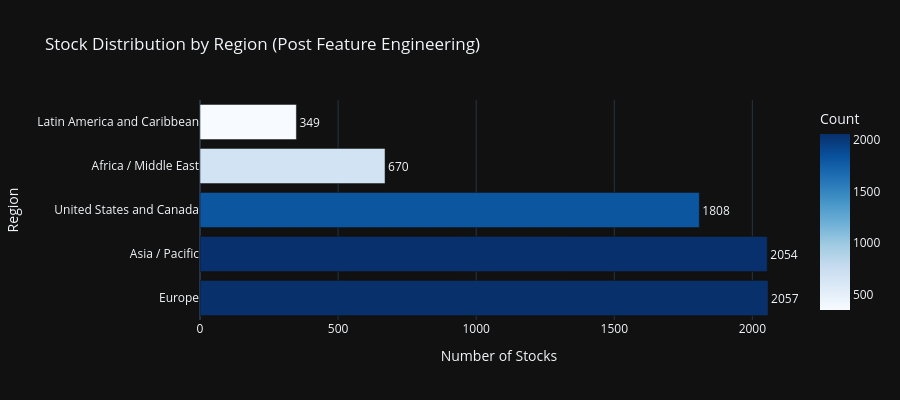
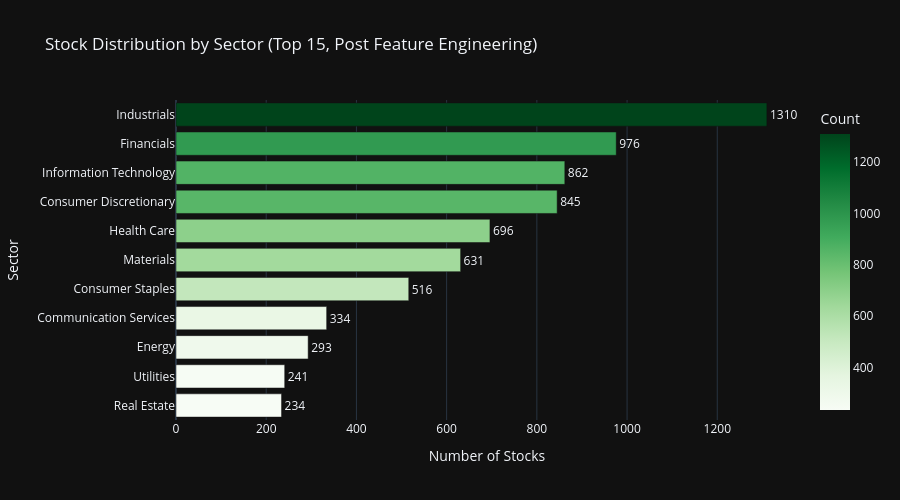
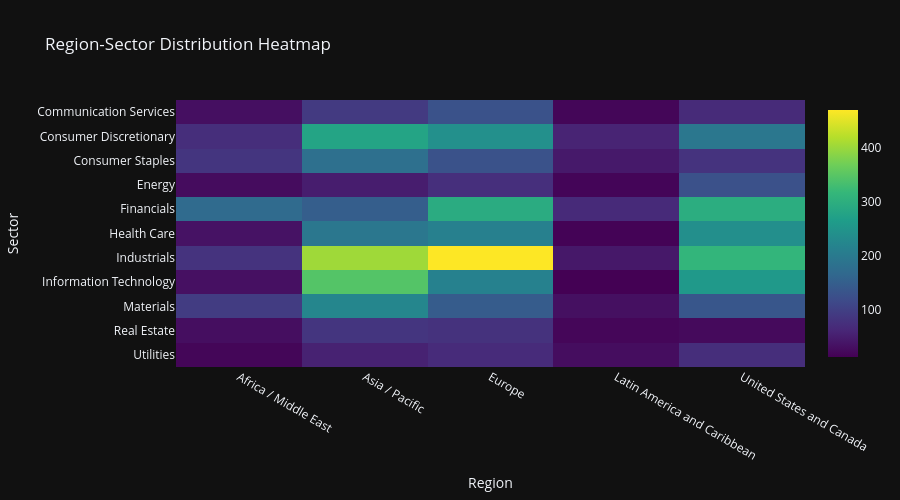
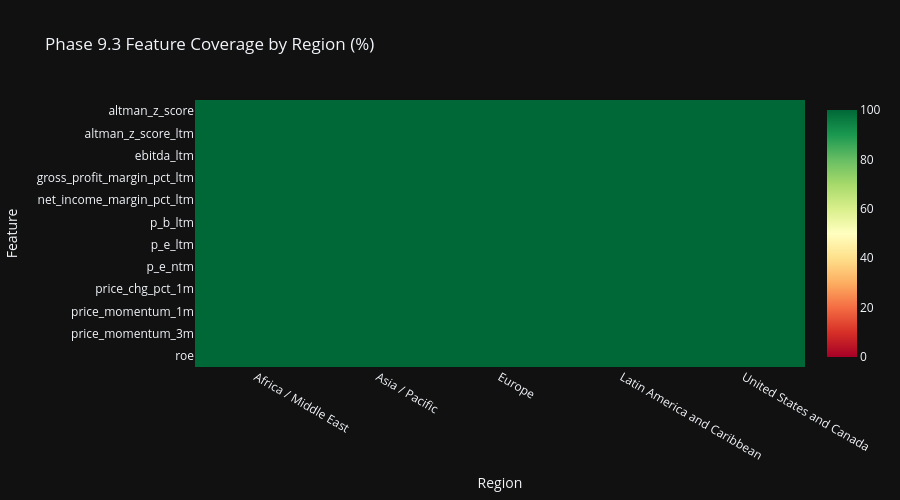

The cell these charts' notebook holds for them, in order:
### Markdown cell above
## Cell 7: Region & Sector Analytics with Feature Coverage

Section 17 compliant Plotly visualizations with dark theme.
Enhanced with Phase 9.3 feature analytics by region and sector.

### Code cell
# ============================================================================
# Cell 7: Region & Sector Analytics with Feature Coverage
# ============================================================================

print('=' * 80)
print('REGION & SECTOR ANALYTICS WITH FEATURE COVERAGE')
print('=' * 80)

# Use all_stocks_features (post feature engineering) for analytics
df_analytics = all_stocks_preprocessed

# Region distribution
if 'region' in df_analytics.columns:
    region_counts = df_analytics['region'].value_counts().reset_index()
    region_counts.columns = ['Region', 'Count']
    region_counts['Percentage'] = (region_counts['Count'] / region_counts['Count'].sum() * 100).round(1)

    fig_region = px.bar(
            region_counts,
            x='Count',
            y='Region',
            orientation='h',
            title='Stock Distribution by Region (Post Feature Engineering)',
            template=PLOTLY_TEMPLATE,
            color='Count',
            color_continuous_scale='Blues',
            text='Count',
            )
    fig_region.update_traces(
            textposition='outside',
            hovertemplate='<b>%{y}</b><br>Count: %{x}<br>Percentage: %{customdata[0]:.1f}%',
            customdata=region_counts[['Percentage']].values
            )
    fig_region.update_layout(
            xaxis_title='Number of Stocks',
            yaxis_title='Region',
            height=400,
            showlegend=False,
            )
    fig_region.show()

# Sector distribution (using TOP_N_SECTORS constant)
if 'sector' in df_analytics.columns:
    sector_counts = df_analytics['sector'].value_counts().head(TOP_N_SECTORS).reset_index()
    sector_counts.columns = ['Sector', 'Count']
    sector_counts['Percentage'] = (sector_counts['Count'] / len(df_analytics) * 100).round(1)

    fig_sector = px.bar(
            sector_counts.sort_values('Count'),
            x='Count',
            y='Sector',
            orientation='h',
            title=f'Stock Distribution by Sector (Top {TOP_N_SECTORS}, Post Feature Engineering)',
            template=PLOTLY_TEMPLATE,
            color='Count',
            color_continuous_scale='Greens',
            text='Count',
            )
    fig_sector.update_traces(
            textposition='outside',
            hovertemplate='<b>%{y}</b><br>Count: %{x}<br>Percentage: %{customdata[0]:.1f}%',
            customdata=sector_counts.sort_values('Count')[['Percentage']].values
            )
    fig_sector.update_layout(
            xaxis_title='Number of Stocks',
            yaxis_title='Sector',
            height=500,
            showlegend=False,
            )
    fig_sector.show()

# Region-Sector Heatmap
if 'region' in df_analytics.columns and 'sector' in df_analytics.columns:
    cross_tab = pd.crosstab(
            df_analytics['sector'],
            df_analytics['region']
            ).head(12)

    fig_heatmap = px.imshow(
            cross_tab,
            title='Region-Sector Distribution Heatmap',
            template=PLOTLY_TEMPLATE,
            color_continuous_scale='Viridis',
            aspect='auto',
            )
    fig_heatmap.update_layout(
            xaxis_title='Region',
            yaxis_title='Sector',
            height=500,
            )
    fig_heatmap.show()

print('\n✓ Distribution visualizations complete')

# ============================================================================
# Feature Coverage Analytics by Region and Sector
# ============================================================================
print('\n' + '=' * 80)
print('📊 PHASE 9.3 FEATURE ANALYTICS BY REGION & SECTOR')
print('=' * 80)

# Define key Phase 9.3 features for analysis (schema-driven from PHASE93_FEATURE_INPUTS)
# Select representative features from each category for coverage analysis
key_phase93_features = (
        PHASE93_FEATURE_INPUTS.get('profitability', [])[:3] +  # ROE, ROA metrics
        PHASE93_FEATURE_INPUTS.get('valuation', [])[:3] +  # P/E, EV/EBITDA metrics
        PHASE93_FEATURE_INPUTS.get('momentum', [])[:3] +  # Price momentum metrics
        PHASE93_FEATURE_INPUTS.get('quality_risk', [])[:2]  # Altman Z-Score, current ratio
)
# Map input columns to engineered feature names where applicable
feature_mapping = {
    'return_on_equity_pct_ltm': 'roe',
    'return_on_assets_roa_pct_ltm': 'roa',
    'p_e_ltm': 'p_e_ratio',
    'p_e_ntm': 'p_e_ratio',
    'ev_ebitda_ltm': 'ev_ebitda_ratio',
    'altman_z_score_ltm': 'altman_z_score',
    'price_chg_pct_1m': 'price_momentum_1m',
    'price_chg_pct_3m': 'price_momentum_3m',
    }
# Build list using both raw and engineered feature names
available_phase93 = list(set([
                                 f for f in key_phase93_features if f in df_analytics.columns
                                 ] + [
                                 feature_mapping.get(f, f) for f in key_phase93_features
                                 if feature_mapping.get(f, f) in df_analytics.columns
                                 ]))[:12]  # Limit to 12 for visualization clarity

if available_phase93 and 'region' in df_analytics.columns:
    print(f'\n📍 Feature Coverage by Region ({len(available_phase93)} key features):')

    # Calculate non-null percentage per region for each feature
    region_coverage_data = []
    for region in df_analytics['region'].unique():
        region_df = df_analytics[df_analytics['region'] == region]
        region_count = len(region_df)

        for feat in available_phase93:
            non_null = region_df[feat].notna().sum()
            coverage_pct = (non_null / region_count * 100) if region_count > 0 else 0
            region_coverage_data.append({
                'Region': region,
                'Feature': feat,
                'Coverage %': round(coverage_pct, 1),
                'Non-Null': non_null,
                'Total': region_count
                })

    region_coverage_df = pd.DataFrame(region_coverage_data)

    # Pivot for heatmap
    region_pivot = region_coverage_df.pivot(index='Feature', columns='Region', values='Coverage %')

    fig_region_coverage = px.imshow(
            region_pivot,
            title='Phase 9.3 Feature Coverage by Region (%)',
            template=PLOTLY_TEMPLATE,
            color_continuous_scale='RdYlGn',
            zmin=0, zmax=100,
            aspect='auto',
            )
    fig_region_coverage.update_layout(
            xaxis_title='Region',
            yaxis_title='Feature',
            height=500,
            )
    fig_region_coverage.show()

if available_phase93 and 'sector' in df_analytics.columns:
    print(f'\n🏢 Feature Coverage by Sector (Top 10 sectors, {len(available_phase93)} key features):')

    # Get top 10 sectors by count
    top_sectors = df_analytics['sector'].value_counts().head(10).index.tolist()

    # Calculate non-null percentage per sector for each feature
    sector_coverage_data = []
    for sector in top_sectors:
        sector_df = df_analytics[df_analytics['sector'] == sector]
        sector_count = len(sector_df)

        for feat in available_phase93:
            non_null = sector_df[feat].notna().sum()
            coverage_pct = (non_null / sector_count * 100) if sector_count > 0 else 0
            sector_coverage_data.append({
                'Sector': str(sector)[:25],  # Truncate long names
                'Feature': feat,
                'Coverage %': round(coverage_pct, 1),
                'Non-Null': non_null,
                'Total': sector_count
                })

    sector_coverage_df = pd.DataFrame(sector_coverage_data)

    # Pivot for heatmap
    sector_pivot = sector_coverage_df.pivot(index='Feature', columns='Sector', values='Coverage %')

    fig_sector_coverage = px.imshow(
            sector_pivot,
            title='Phase 9.3 Feature Coverage by Sector (%)',
            template=PLOTLY_TEMPLATE,
            color_continuous_scale='RdYlGn',
            zmin=0, zmax=100,
            aspect='auto',
            )
    fig_sector_coverage.update_layout(
            xaxis_title='Sector',
            yaxis_title='Feature',
            height=600,
            )
    fig_sector_coverage.show()

# Feature statistics by region
if available_phase93 and 'region' in df_analytics.columns:
    print(f'\n📊 Key Feature Statistics by Region:')

    # Select 3 key features for detailed statistics
    stat_features = ['roe', 'price_momentum_1m', 'debt_to_equity']
    stat_features = [f for f in stat_features if f in df_analytics.columns]

    if stat_features:
        region_stats = df_analytics.groupby('region')[stat_features].agg(['mean', 'median', 'std']).round(3)
        print(region_stats.to_string())

        # Box plot for ROE by region (if available)
        if 'roe' in df_analytics.columns:
            fig_roe_region = px.box(
                    df_analytics[df_analytics['roe'].notna()],
                    x='region',
                    y='roe',
                    title='Return on Equity (ROE) Distribution by Region',
                    template=PLOTLY_TEMPLATE,
                    color='region',
                    )
            fig_roe_region.update_layout(
                    xaxis_title='Region',
                    yaxis_title='ROE',
                    height=450,
                    showlegend=False,
                    )
            fig_roe_region.show()

print('\n✓ Feature analytics by region and sector complete')

### Figure 1 — Plotly figure (JSON) as saved in the notebook; plotly's stock layout.template omitted (floating-point values rounded to 4 significant figures)
{"data": [{"hovertemplate": "<b>%{y}</b><br>Count: %{x}<br>Percentage: %{customdata[0]:.1f}%", "legendgroup": "", "marker": {"color": [2057, 2054, 1808, 670, 349], "coloraxis": "coloraxis", "pattern": {"shape": ""}}, "name": "", "orientation": "h", "showlegend": false, "text": [2057.0, 2054.0, 1808.0, 670.0, 349.0], "textposition": "outside", "x": [2057, 2054, 1808, 670, 349], "xaxis": "x", "y": ["Europe", "Asia / Pacific", "United States and Canada", "Africa / Middle East", "Latin America and Caribbean"], "yaxis": "y", "type": "bar", "customdata": [[29.6], [29.6], [26.1], [9.7], [5.0]]}], "layout": {"xaxis": {"anchor": "y", "domain": [0.0, 1.0], "title": {"text": "Number of Stocks"}}, "yaxis": {"anchor": "x", "domain": [0.0, 1.0], "title": {"text": "Region"}}, "coloraxis": {"colorbar": {"title": {"text": "Count"}}, "colorscale": [[0.0, "rgb(247,251,255)"], [0.125, "rgb(222,235,247)"], [0.25, "rgb(198,219,239)"], [0.375, "rgb(158,202,225)"], [0.5, "rgb(107,174,214)"], [0.625, "rgb(66,146,198)"], [0.75, "rgb(33,113,181)"], [0.875, "rgb(8,81,156)"], [1.0, "rgb(8,48,107)"]]}, "legend": {"tracegroupgap": 0}, "title": {"text": "Stock Distribution by Region (Post Feature Engineering)"}, "barmode": "relative", "height": 400, "showlegend": false}}

### Figure 2 — Plotly figure (JSON) as saved in the notebook; plotly's stock layout.template omitted (floating-point values rounded to 4 significant figures)
{"data": [{"hovertemplate": "<b>%{y}</b><br>Count: %{x}<br>Percentage: %{customdata[0]:.1f}%", "legendgroup": "", "marker": {"color": [234, 241, 293, 334, 516, 631, 696, 845, 862, 976, 1310], "coloraxis": "coloraxis", "pattern": {"shape": ""}}, "name": "", "orientation": "h", "showlegend": false, "text": [234.0, 241.0, 293.0, 334.0, 516.0, 631.0, 696.0, 845.0, 862.0, 976.0, 1310.0], "textposition": "outside", "x": [234, 241, 293, 334, 516, 631, 696, 845, 862, 976, 1310], "xaxis": "x", "y": ["Real Estate", "Utilities", "Energy", "Communication Services", "Consumer Staples", "Materials", "Health Care", "Consumer Discretionary", "Information Technology", "Financials", "Industrials"], "yaxis": "y", "type": "bar", "customdata": [[3.4], [3.5], [4.2], [4.8], [7.4], [9.1], [10.0], [12.2], [12.4], [14.1], [18.9]]}], "layout": {"xaxis": {"anchor": "y", "domain": [0.0, 1.0], "title": {"text": "Number of Stocks"}}, "yaxis": {"anchor": "x", "domain": [0.0, 1.0], "title": {"text": "Sector"}}, "coloraxis": {"colorbar": {"title": {"text": "Count"}}, "colorscale": [[0.0, "rgb(247,252,245)"], [0.125, "rgb(229,245,224)"], [0.25, "rgb(199,233,192)"], [0.375, "rgb(161,217,155)"], [0.5, "rgb(116,196,118)"], [0.625, "rgb(65,171,93)"], [0.75, "rgb(35,139,69)"], [0.875, "rgb(0,109,44)"], [1.0, "rgb(0,68,27)"]]}, "legend": {"tracegroupgap": 0}, "title": {"text": "Stock Distribution by Sector (Top 15, Post Feature Engineering)"}, "barmode": "relative", "height": 500, "showlegend": false}}

### Figure 3 — Plotly figure (JSON) as saved in the notebook; plotly's stock layout.template omitted (floating-point values rounded to 4 significant figures)
{"data": [{"coloraxis": "coloraxis", "name": "0", "x": ["Africa / Middle East", "Asia / Pacific", "Europe", "Latin America and Caribbean", "United States and Canada"], "y": ["Communication Services", "Consumer Discretionary", "Consumer Staples", "Energy", "Financials", "Health Care", "Industrials", "Information Technology", "Materials", "Real Estate", "Utilities"], "z": [[30, 91, 128, 18, 67], [73, 279, 241, 58, 194], [83, 181, 129, 43, 80], [26, 49, 74, 17, 127], [171, 148, 294, 66, 297], [34, 194, 213, 15, 240], [80, 404, 471, 42, 313], [32, 346, 214, 12, 258], [94, 224, 146, 31, 136], [29, 83, 79, 19, 24], [18, 55, 68, 28, 72]], "type": "heatmap", "xaxis": "x", "yaxis": "y", "hovertemplate": "region: %{x}<br>sector: %{y}<br>color: %{z}<extra></extra>"}], "layout": {"xaxis": {"anchor": "y", "domain": [0.0, 1.0], "title": {"text": "Region"}}, "yaxis": {"anchor": "x", "domain": [0.0, 1.0], "autorange": "reversed", "title": {"text": "Sector"}}, "coloraxis": {"colorscale": [[0.0, "#440154"], [0.1111, "#482878"], [0.2222, "#3e4989"], [0.3333, "#31688e"], [0.4444, "#26828e"], [0.5556, "#1f9e89"], [0.6667, "#35b779"], [0.7778, "#6ece58"], [0.8889, "#b5de2b"], [1.0, "#fde725"]]}, "title": {"text": "Region-Sector Distribution Heatmap"}, "height": 500}}

### Figure 4 — Plotly figure (JSON) as saved in the notebook; plotly's stock layout.template omitted (floating-point values rounded to 4 significant figures)
{"data": [{"coloraxis": "coloraxis", "name": "0", "x": ["Africa / Middle East", "Asia / Pacific", "Europe", "Latin America and Caribbean", "United States and Canada"], "y": ["altman_z_score", "altman_z_score_ltm", "ebitda_ltm", "gross_profit_margin_pct_ltm", "net_income_margin_pct_ltm", "p_b_ltm", "p_e_ltm", "p_e_ntm", "price_chg_pct_1m", "price_momentum_1m", "price_momentum_3m", "roe"], "z": [[100.0, 100.0, 100.0, 100.0, 100.0], [100.0, 100.0, 100.0, 100.0, 100.0], [100.0, 100.0, 100.0, 100.0, 100.0], [100.0, 100.0, 100.0, 100.0, 100.0], [100.0, 100.0, 100.0, 100.0, 100.0], [100.0, 100.0, 100.0, 100.0, 100.0], [100.0, 100.0, 100.0, 100.0, 100.0], [100.0, 100.0, 100.0, 100.0, 100.0], [100.0, 100.0, 100.0, 100.0, 100.0], [100.0, 100.0, 100.0, 100.0, 100.0], [100.0, 100.0, 100.0, 100.0, 100.0], [100.0, 100.0, 100.0, 100.0, 100.0]], "type": "heatmap", "xaxis": "x", "yaxis": "y", "hovertemplate": "Region: %{x}<br>Feature: %{y}<br>color: %{z}<extra></extra>"}], "layout": {"xaxis": {"anchor": "y", "domain": [0.0, 1.0], "title": {"text": "Region"}}, "yaxis": {"anchor": "x", "domain": [0.0, 1.0], "autorange": "reversed", "title": {"text": "Feature"}}, "coloraxis": {"colorscale": [[0.0, "rgb(165,0,38)"], [0.1, "rgb(215,48,39)"], [0.2, "rgb(244,109,67)"], [0.3, "rgb(253,174,97)"], [0.4, "rgb(254,224,139)"], [0.5, "rgb(255,255,191)"], [0.6, "rgb(217,239,139)"], [0.7, "rgb(166,217,106)"], [0.8, "rgb(102,189,99)"], [0.9, "rgb(26,152,80)"], [1.0, "rgb(0,104,55)"]], "cmin": 0, "cmax": 100}, "title": {"text": "Phase 9.3 Feature Coverage by Region (%)"}, "height": 500}}
